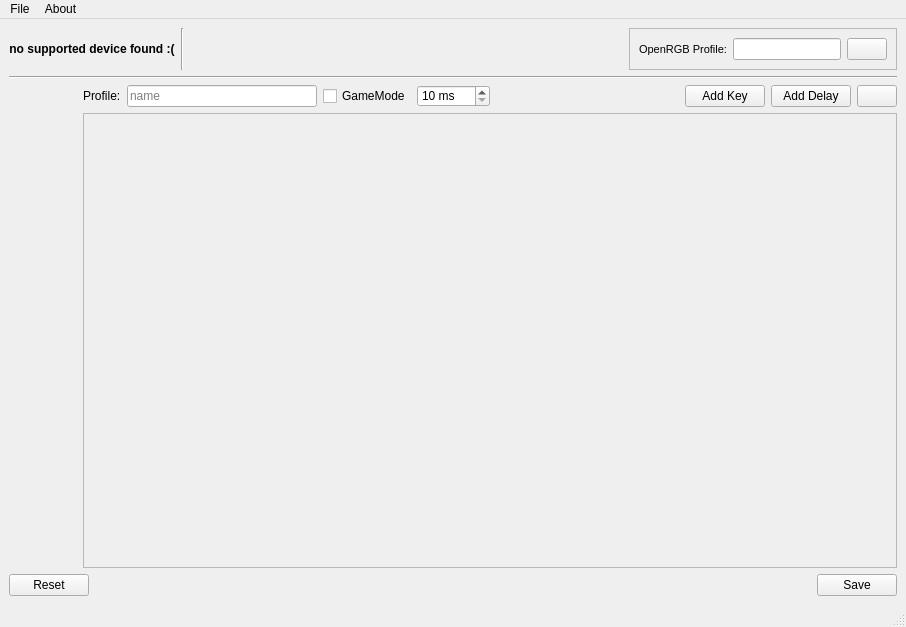
<?xml version="1.0" encoding="UTF-8"?>
<ui version="4.0">
 <class>MainWindow</class>
 <widget class="QMainWindow" name="MainWindow">
  <property name="geometry">
   <rect>
    <x>0</x>
    <y>0</y>
    <width>906</width>
    <height>627</height>
   </rect>
  </property>
  <property name="windowTitle">
   <string>Keyboard Center</string>
  </property>
  <property name="windowIcon">
   <iconset resource="ressources.qrc">
    <normaloff>:/icons/assets/input-keyboard-virtual.png</normaloff>:/icons/assets/input-keyboard-virtual.png</iconset>
  </property>
  <property name="styleSheet">
   <string notr="true">QLabel#asd {
	image: url(:/icons/MEMORY_1.png);
	border: 4px solid black;
	border-radius: 10;
}

QLabel#asd:hover {
	border-color: rgb(0, 170, 255);
}

QLabel#asd:pressed {
	border-color: red;
}
</string>
  </property>
  <widget class="QWidget" name="centralwidget">
   <layout class="QVBoxLayout" name="verticalLayout">
    <item>
     <layout class="QHBoxLayout" name="horizontalLayout_6">
      <item>
       <layout class="QHBoxLayout" name="horizontalLayout_7">
        <item>
         <widget class="QLabel" name="supportedDevice">
          <property name="font">
           <font>
            <weight>75</weight>
            <bold>true</bold>
           </font>
          </property>
          <property name="text">
           <string>no supported device found :(</string>
          </property>
          <property name="alignment">
           <set>Qt::AlignCenter</set>
          </property>
         </widget>
        </item>
        <item>
         <widget class="Line" name="line_2">
          <property name="orientation">
           <enum>Qt::Vertical</enum>
          </property>
         </widget>
        </item>
       </layout>
      </item>
      <item>
       <layout class="QHBoxLayout" name="memoryKeySlots"/>
      </item>
      <item>
       <spacer name="horizontalSpacer_3">
        <property name="orientation">
         <enum>Qt::Horizontal</enum>
        </property>
        <property name="sizeHint" stdset="0">
         <size>
          <width>40</width>
          <height>20</height>
         </size>
        </property>
       </spacer>
      </item>
      <item>
       <widget class="QFrame" name="frame">
        <property name="sizePolicy">
         <sizepolicy hsizetype="Maximum" vsizetype="Preferred">
          <horstretch>0</horstretch>
          <verstretch>0</verstretch>
         </sizepolicy>
        </property>
        <property name="frameShape">
         <enum>QFrame::StyledPanel</enum>
        </property>
        <property name="frameShadow">
         <enum>QFrame::Raised</enum>
        </property>
        <layout class="QHBoxLayout" name="horizontalLayout">
         <item>
          <widget class="QLabel" name="label_2">
           <property name="sizePolicy">
            <sizepolicy hsizetype="Preferred" vsizetype="Preferred">
             <horstretch>0</horstretch>
             <verstretch>0</verstretch>
            </sizepolicy>
           </property>
           <property name="font">
            <font>
             <pointsize>8</pointsize>
            </font>
           </property>
           <property name="text">
            <string>OpenRGB Profile:</string>
           </property>
           <property name="alignment">
            <set>Qt::AlignCenter</set>
           </property>
          </widget>
         </item>
         <item>
          <widget class="QLineEdit" name="openRGBedit"/>
         </item>
         <item>
          <widget class="QPushButton" name="openRGBhelp">
           <property name="toolTip">
            <string>just freaking click it!</string>
           </property>
           <property name="whatsThis">
            <string>THIS IS A HELP BUTTON!</string>
           </property>
           <property name="text">
            <string/>
           </property>
           <property name="icon">
            <iconset theme="help-about">
             <normaloff>.</normaloff>.</iconset>
           </property>
          </widget>
         </item>
        </layout>
       </widget>
      </item>
     </layout>
    </item>
    <item>
     <widget class="Line" name="line">
      <property name="orientation">
       <enum>Qt::Horizontal</enum>
      </property>
     </widget>
    </item>
    <item>
     <layout class="QHBoxLayout" name="horizontalLayout_2">
      <item>
       <widget class="QScrollArea" name="scrollArea">
        <property name="sizePolicy">
         <sizepolicy hsizetype="Minimum" vsizetype="Expanding">
          <horstretch>0</horstretch>
          <verstretch>0</verstretch>
         </sizepolicy>
        </property>
        <property name="frameShape">
         <enum>QFrame::NoFrame</enum>
        </property>
        <property name="lineWidth">
         <number>1</number>
        </property>
        <property name="widgetResizable">
         <bool>true</bool>
        </property>
        <property name="alignment">
         <set>Qt::AlignLeading|Qt::AlignLeft|Qt::AlignTop</set>
        </property>
        <widget class="QWidget" name="macroKeys">
         <property name="geometry">
          <rect>
           <x>0</x>
           <y>0</y>
           <width>83</width>
           <height>437</height>
          </rect>
         </property>
        </widget>
       </widget>
      </item>
      <item>
       <layout class="QVBoxLayout" name="verticalLayout_3">
        <item>
         <layout class="QHBoxLayout" name="horizontalLayout_4">
          <item>
           <widget class="QLabel" name="label">
            <property name="text">
             <string>Profile:</string>
            </property>
           </widget>
          </item>
          <item>
           <widget class="QLineEdit" name="macroNameEdit">
            <property name="placeholderText">
             <string>name</string>
            </property>
           </widget>
          </item>
          <item>
           <widget class="QCheckBox" name="gameMode">
            <property name="toolTip">
             <string>&lt;html&gt;&lt;head/&gt;&lt;body&gt;&lt;p&gt;&amp;quot;GameMode&amp;quot; delays the execution of combos.&lt;/p&gt;&lt;p&gt;Some games truggle to recognize it when execution is too fast.&lt;/p&gt;&lt;/body&gt;&lt;/html&gt;</string>
            </property>
            <property name="text">
             <string>GameMode</string>
            </property>
           </widget>
          </item>
          <item>
           <widget class="QSpinBox" name="gameModeTime">
            <property name="toolTip">
             <string>delay in milliseconds</string>
            </property>
            <property name="suffix">
             <string> ms</string>
            </property>
            <property name="minimum">
             <number>10</number>
            </property>
            <property name="maximum">
             <number>1000</number>
            </property>
            <property name="singleStep">
             <number>10</number>
            </property>
            <property name="stepType">
             <enum>QAbstractSpinBox::DefaultStepType</enum>
            </property>
           </widget>
          </item>
          <item>
           <spacer name="horizontalSpacer_2">
            <property name="orientation">
             <enum>Qt::Horizontal</enum>
            </property>
            <property name="sizeHint" stdset="0">
             <size>
              <width>40</width>
              <height>20</height>
             </size>
            </property>
           </spacer>
          </item>
          <item>
           <widget class="QPushButton" name="addKey">
            <property name="text">
             <string>Add Key</string>
            </property>
            <property name="icon">
             <iconset theme="input-keyboard">
              <normaloff>.</normaloff>.</iconset>
            </property>
           </widget>
          </item>
          <item>
           <widget class="QPushButton" name="addDelay">
            <property name="text">
             <string>Add Delay</string>
            </property>
            <property name="icon">
             <iconset theme="list-add">
              <normaloff>.</normaloff>.</iconset>
            </property>
           </widget>
          </item>
          <item>
           <widget class="QPushButton" name="clearAllButton">
            <property name="focusPolicy">
             <enum>Qt::NoFocus</enum>
            </property>
            <property name="text">
             <string/>
            </property>
            <property name="icon">
             <iconset theme="edit-delete">
              <normaloff>.</normaloff>.</iconset>
            </property>
           </widget>
          </item>
         </layout>
        </item>
        <item>
         <widget class="QScrollArea" name="keyListWidget">
          <property name="widgetResizable">
           <bool>true</bool>
          </property>
          <widget class="CListWidgetContent" name="keyListWidgetContents">
           <property name="geometry">
            <rect>
             <x>0</x>
             <y>0</y>
             <width>797</width>
             <height>385</height>
            </rect>
           </property>
          </widget>
         </widget>
        </item>
       </layout>
      </item>
     </layout>
    </item>
    <item>
     <layout class="QHBoxLayout" name="horizontalLayout_3">
      <item>
       <widget class="QPushButton" name="resetButton">
        <property name="text">
         <string>Reset</string>
        </property>
        <property name="icon">
         <iconset theme="edit-undo">
          <normaloff>.</normaloff>.</iconset>
        </property>
       </widget>
      </item>
      <item>
       <spacer name="horizontalSpacer">
        <property name="orientation">
         <enum>Qt::Horizontal</enum>
        </property>
        <property name="sizeHint" stdset="0">
         <size>
          <width>40</width>
          <height>20</height>
         </size>
        </property>
       </spacer>
      </item>
      <item>
       <widget class="QPushButton" name="saveButton">
        <property name="text">
         <string>Save</string>
        </property>
        <property name="icon">
         <iconset theme="document-save">
          <normaloff>.</normaloff>.</iconset>
        </property>
       </widget>
      </item>
     </layout>
    </item>
   </layout>
  </widget>
  <widget class="QMenuBar" name="menubar">
   <property name="geometry">
    <rect>
     <x>0</x>
     <y>0</y>
     <width>906</width>
     <height>34</height>
    </rect>
   </property>
   <widget class="QMenu" name="menuFile">
    <property name="title">
     <string>File</string>
    </property>
    <addaction name="actionImport_config"/>
    <addaction name="actionExport_config"/>
    <addaction name="separator"/>
    <addaction name="actionExit"/>
   </widget>
   <widget class="QMenu" name="menuAbout">
    <property name="title">
     <string>About</string>
    </property>
    <addaction name="actionGitHub"/>
    <addaction name="actionReport_issue"/>
    <addaction name="separator"/>
    <addaction name="actionAbout_Qt"/>
    <addaction name="actionAbout"/>
   </widget>
   <addaction name="menuFile"/>
   <addaction name="menuAbout"/>
  </widget>
  <widget class="QStatusBar" name="bottomStatusBar"/>
  <action name="actionGitHub">
   <property name="icon">
    <iconset theme="system-help">
     <normaloff>.</normaloff>.</iconset>
   </property>
   <property name="text">
    <string>GitHub</string>
   </property>
  </action>
  <action name="actionReport_issue">
   <property name="icon">
    <iconset theme="mail-send">
     <normaloff>.</normaloff>.</iconset>
   </property>
   <property name="text">
    <string>Report issue</string>
   </property>
  </action>
  <action name="actionAbout_Qt">
   <property name="text">
    <string>About Qt</string>
   </property>
  </action>
  <action name="actionAbout">
   <property name="icon">
    <iconset theme="help-about">
     <normaloff>.</normaloff>.</iconset>
   </property>
   <property name="text">
    <string>About</string>
   </property>
  </action>
  <action name="actionExport_config">
   <property name="icon">
    <iconset theme="document-save-as">
     <normaloff>.</normaloff>.</iconset>
   </property>
   <property name="text">
    <string>Export config...(soon)</string>
   </property>
  </action>
  <action name="actionImport_config">
   <property name="icon">
    <iconset theme="document-open">
     <normaloff>.</normaloff>.</iconset>
   </property>
   <property name="text">
    <string>Import config...(soon)</string>
   </property>
  </action>
  <action name="actionExit">
   <property name="icon">
    <iconset theme="application-exit">
     <normaloff>.</normaloff>.</iconset>
   </property>
   <property name="text">
    <string>Exit</string>
   </property>
   <property name="shortcut">
    <string>Ctrl+Q</string>
   </property>
  </action>
 </widget>
 <customwidgets>
  <customwidget>
   <class>CListWidgetContent</class>
   <extends>QWidget</extends>
   <header location="global">gui.customwidgets</header>
   <container>1</container>
  </customwidget>
 </customwidgets>
 <resources>
  <include location="ressources.qrc"/>
 </resources>
 <connections>
  <connection>
   <sender>gameMode</sender>
   <signal>clicked(bool)</signal>
   <receiver>gameModeTime</receiver>
   <slot>setEnabled(bool)</slot>
   <hints>
    <hint type="sourcelabel">
     <x>386</x>
     <y>138</y>
    </hint>
    <hint type="destinationlabel">
     <x>480</x>
     <y>136</y>
    </hint>
   </hints>
  </connection>
 </connections>
</ui>
